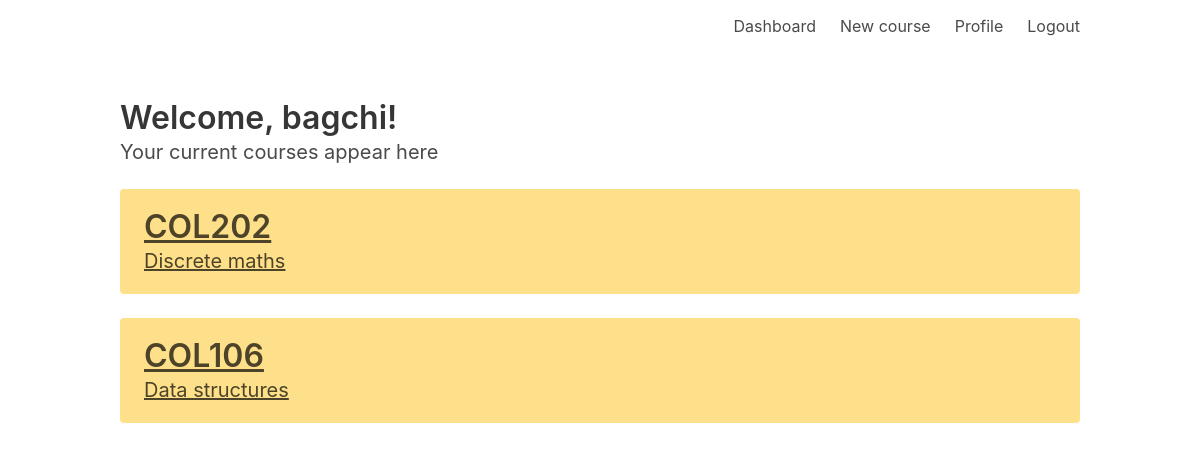
Page / (signed in) on the earlier database version.
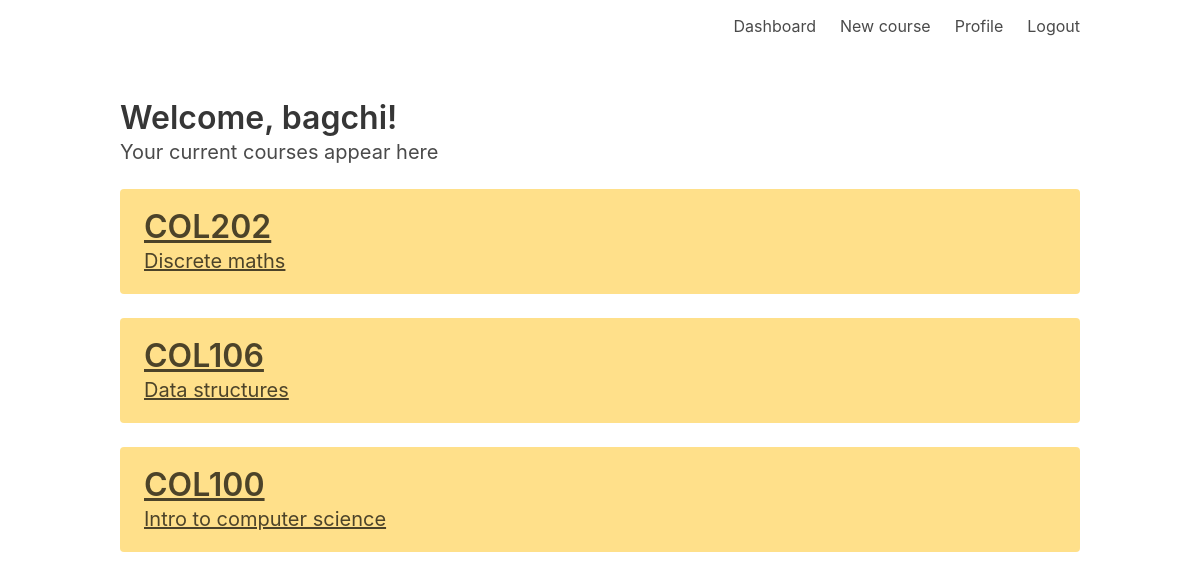
Same page on the later database version.
### models.py (models this page shows)
class User(UserMixin, db.Model):
    id = db.Column(db.Integer, primary_key=True) # primary keys are required by SQLAlchemy
    email = db.Column(db.String(100), unique=True)
    password = db.Column(db.String(100))
    name = db.Column(db.String(1000))
    is_instructor = db.Column(db.Boolean)

class Course(db.Model):
    id = db.Column(db.Integer, primary_key=True)
    code = db.Column(db.String(10), unique=True)
    name = db.Column(db.String(1000))
    instructor_id = db.Column(db.Integer)
    reg_code = db.Column(db.String(1000))
    is_active = db.Column(db.Boolean)

### main.py (the view)
@main.route('/')
def index():
    if not current_user.is_authenticated:
        return render_template('index.html')
    else:
        courses = None
        if current_user.is_instructor:
            courses = Course.query.filter_by(instructor_id = current_user.id)
        else:
            user_courses = User_Course.query.filter_by(user_id = current_user.id)
            courses = [Course.query.filter_by(id=course.course_id).first() for course in user_courses]
        return render_template('dashboard.html', name=current_user.name, courses=courses)

### __init__.py (called while the page is built)
def create_app():
    app = Flask(__name__)
    app.config['SECRET_KEY'] = 'secret-key-goes-here'
    app.config['SQLALCHEMY_DATABASE_URI'] = 'sqlite:///db.sqlite'
    app.config['SQLALCHEMY_TRACK_MODIFICATIONS'] = False
    db.init_app(app)
    login_manager = LoginManager()
    login_manager.login_view = 'auth.login'
    login_manager.init_app(app)
    from .models import User
    @login_manager.user_loader
    def load_user(user_id):
        return User.query.get(int(user_id))
    from .auth import auth as auth_blueprint
    app.register_blueprint(auth_blueprint)
    from .main import main as main_blueprint
    app.register_blueprint(main_blueprint)
    return app

### templates/dashboard.html
{% extends "base.html" %}
{% block content %}
<h1 class="title">
  Welcome, {{name}}!
</h1>
<h1 class='subtitle'>
    Your current courses appear here
</h1>
{% for course in courses %}
<article class="tile is-vertical notification is-warning">
<a href='/course/{{course.code}}'>
  <p class="title">{{course.code}}</p>
  <p class="subtitle">{{course.name}}</p>
</a>
</article>
{% endfor %}
{% endblock %}

### templates/base.html (shortened to what this page needs)
<!DOCTYPE html>
<html>
<head>
    <link rel="stylesheet" href="https://cdnjs.cloudflare.com/ajax/libs/bulma/0.7.2/css/bulma.min.css" />
</head>
<body>
            <nav class="navbar">
                <div class="container">
                    <div id="navbarMenuHeroA" class="navbar-menu">
                        <div class="navbar-end">
                            {% if current_user.is_authenticated %}
                            <a href="{{ url_for('main.index') }}" class="navbar-item">
                                Dashboard
                            </a>
                            {% if current_user.is_instructor %}
                            <a href="{{ url_for('main.newcourse') }}" class="navbar-item">
                                New course
                            </a>
                            {% endif %}
                            <a href="{{ url_for('main.profile') }}" class="navbar-item">
                                Profile
                            </a>
                            <a href="{{ url_for('auth.logout') }}" class="navbar-item">
                                Logout
                            </a>
                            {% endif %}
                        </div>
                    </div>
                </div>
            </nav>
            <section class="section">
            <div class="container">
               {% block content %}
               {% endblock %}
            </div>
            </section>
</body>
</html>

Differences in the rows shown:
added Course: code "COL100", name "Intro to computer science"
